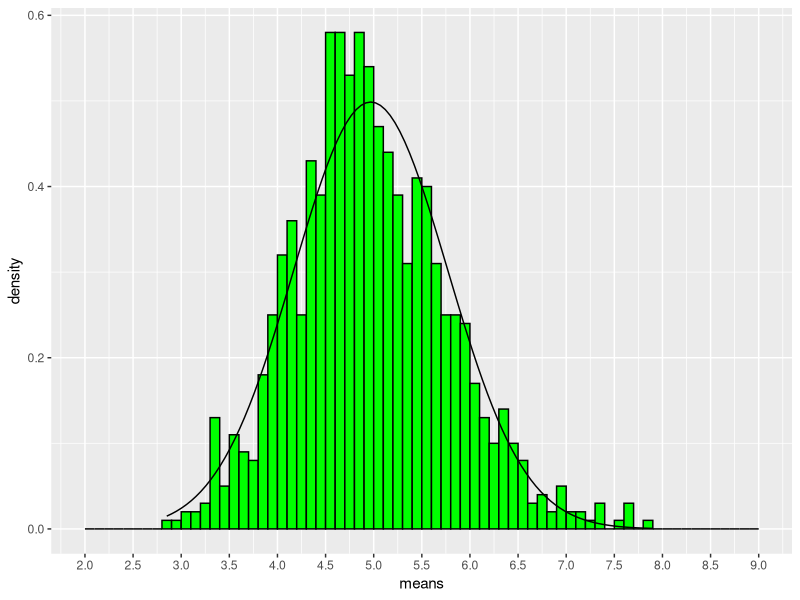

Source code (R):
## ---- chunk 1
lambda <- 0.2
n <- 40
sims <- 1000
set.seed(50)
distrib <- replicate(sims, rexp(n, lambda))
means <- colMeans(distrib)
calcmean <- mean(means)
print(calcmean)
## ---- chunk 2
theomean <- 1/lambda
print(theomean)
## ---- chunk 3
calcvar <- var(means)
print(calcvar)
## ---- chunk 4
theovar <- (1/lambda)^2/n
print(theovar)
## ---- chunk 5
library(ggplot2)
normplot <- ggplot(as.data.frame(means), aes(x=means)) + 
  geom_histogram(aes(y=..density..), color="black", fill="green", breaks=seq(2,9, by=.1)) + 
  stat_function(fun=dnorm, args=list(mean=calcmean, sd=sqrt(calcvar))) + 
  scale_x_continuous(breaks=seq(1,10, by=.5))
normplot
